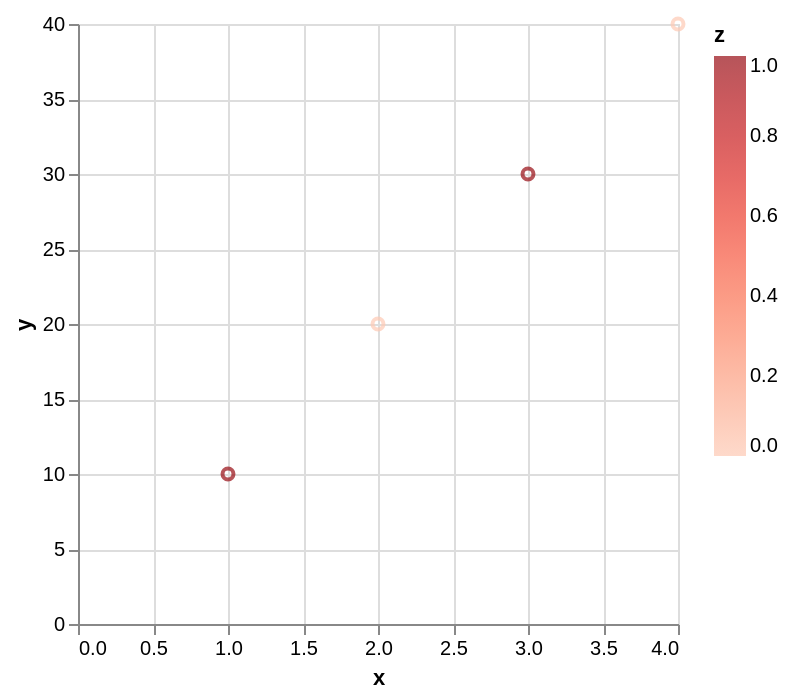

Notebook code cell kept with this figure:
### Code cell
plot

### Figure 1 — Vega-Lite specification as saved in the notebook (floating-point values rounded to 4 significant figures)
{"config": {"view": {"continuousWidth": 300, "continuousHeight": 300}}, "data": {"name": "data-8c544c7daae5f26ddf052174f5d00dd8"}, "mark": {"type": "point"}, "encoding": {"color": {"field": "z", "scale": {"scheme": "reds"}, "type": "quantitative"}, "x": {"field": "x", "type": "quantitative"}, "y": {"field": "y", "type": "quantitative"}}, "$schema": "https://vega.github.io/schema/vega-lite/v5.20.1.json", "datasets": {"data-8c544c7daae5f26ddf052174f5d00dd8": [{"x": 1, "y": 10, "z": 1}, {"x": 2, "y": 20, "z": 0}, {"x": 3, "y": 30, "z": 1}, {"x": 4, "y": 40, "z": 0}]}}
